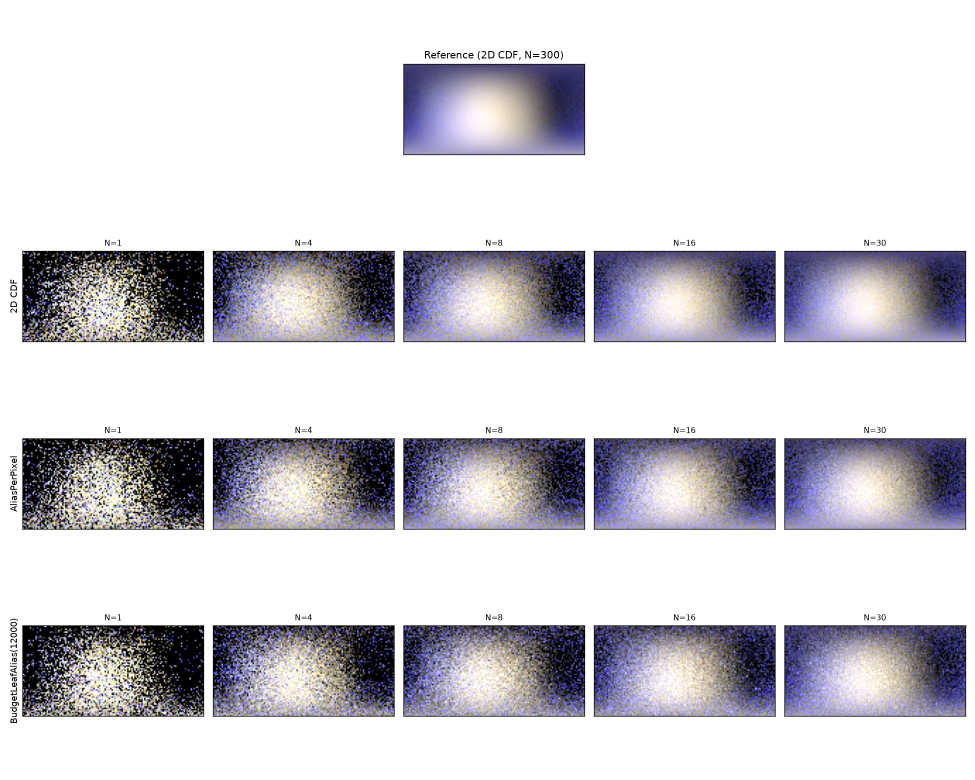
#> input picture paper-experiments/diffuse_convolution_real_scenes/convolution_grid_convergence.png, 1950 x 1560 px (shown at 1/2 size)
$ python -i diffuse_convolution.py   (imports and definitions only)
#> lines starting #> are read from the running program, lines starting #| are printed output that depends on the picture
"""
Experiment 24: diffuse (Lambertian) convolution of a scene's real emissive HDR texture via
Monte Carlo importance sampling, comparing 2D CDF, AliasPerPixel, and BudgetLeafAlias(12000)
- reusing sampling_common.py (copied from experiment23; same validated Cdf2D/AliasMethod2D/
BudgetLeafAlias2D classes - BudgetLeafAlias2D gained a `pdf_uv` method here, which experiment23
never needed since its figures only ever plotted point positions, not a full MC estimator).

For each output direction n (a full-sphere equirectangular grid, not the input HDR's own
resolution - diffuse convolution is inherently very low-frequency, so a much coarser output
grid is standard and sufficient), estimate the diffuse response of a white (albedo=1)
Lambertian surface facing n:

    L_o(n) = (1/pi) * (1/N) * sum_i [ Le(w_i) * max(0, dot(n, w_i)) / pdf_solid_angle(w_i) ]

using N environment samples drawn via whichever technique's importance sampling (proportional
to the HDR's own luminance), for N in {1,4,6,8,12,16,20,24,30}. Reference: 2D CDF at N=300.

Sampling scheme: per-pixel-AND-per-sample stratified jittered (N-rooks) 2D sampling - see
stratified_jittered_2d()'s own docstring for why. Short version: round 1 used experiment23's
fig10_repro.py approach (a shared Hammersley(N) sequence, per-pixel Cranley-Patterson
rotation) and got wildly non-monotonic AliasPerPixel RMSE vs. N (0.10 at N=16, back up to
0.21 at N=20) - every requested N (1,4,6,8,12,16,20,24,30) divides 1920x1080's texel count
exactly, the same bucket-position resonance experiment23's fig9_repro.py found, and a CP
rotation does not fix it (verified there: it preserves the exact 1/N spacing that causes it).
Switched to continuous per-pixel-and-per-sample jitter instead, which breaks the exact grid
alignment entirely rather than working around it.

Errors (FLIP, RMSE, PSNR) are computed on the tonemapped (simple gamma 2.2, shared exposure
picked from the reference) LDR image, matching this project's usual metric convention -
FLIP additionally requires LDR [0,1] input by construction.

Usage: python diffuse_convolution.py [scene_name]  (default: rover)

Output: results/experiment24/results_<scene>.json (raw numbers),
        results/experiment24/convolution_grid_<scene>.png (visual grid).
"""
import os
import sys
import json
import time
import numpy as np
import cv2
import matplotlib
# [1 line not run here, left out]
import matplotlib.pyplot as plt

sys.path.insert(0, os.path.dirname(os.path.abspath(__file__)))
from sampling_common import Cdf2D, AliasMethod2D, BudgetLeafAlias2D

REPO = r"C:\Users\Jose\Desktop\Falcor"
OUT_DIR = os.path.dirname(os.path.abspath(__file__))

# Verified directly from each scene's own .pyscene (QuadLight.createFromFile(...) call), not
# guessed - same real texture used for this project's actual calibrated real-time results.
SCENE_HDR = {
    "rover": "quadlight/road/frame_00150.hdr",
    "cinema": "quadlight/hdr/frame_00232.hdr",
    "fireplace_room": "quadlight/fireplace/4k/frame_00082.hdr",
    "phonehand": "quadlight/colors/frame_00987.hdr",
    "convergence": "quadlight/cave/frame_00221.hdr",
}

SAMPLE_COUNTS = [1, 4, 6, 8, 12, 16, 20, 24, 30]
REF_N = 300
OUT_W, OUT_H = 128, 64  # output convolution grid resolution (full-sphere equirect)
ROTATION_SEED = 0


# [5 lines left out: function load_hdr_rgb, not called in this run]


def luminance(rgb):
    return np.clip(0.2126 * rgb[..., 0] + 0.7152 * rgb[..., 1] + 0.0722 * rgb[..., 2], 1e-8, None)


# [69 lines left out: functions build_output_dirs, stratified_jittered_2d, convolve, not called in this run]


def tonemap(img, exposure):
    x = np.clip(img * exposure, 0, None)
    return np.clip(x ** (1.0 / 2.2), 0, 1)


def run(scene):
    """`scene` is either one of the 5 official scene keys (SCENE_HDR), or a raw path to any
    other .hdr file - used to test the synthetic textures from experiment22/hdr_tests/ (read
    only, never modified - those are that experiment's own search results)."""
    if scene in SCENE_HDR:
        hdr_path = os.path.join(REPO, SCENE_HDR[scene])
    else:
        hdr_path = scene if os.path.isabs(scene) else os.path.join(REPO, scene)
        scene = os.path.splitext(os.path.basename(hdr_path))[0]
    print(f"Loading {scene}: {hdr_path}")
    rgb = load_hdr_rgb(hdr_path)
    lum = luminance(rgb)
    print(f"  resolution {lum.shape}, luminance range [{lum.min():.4f}, {lum.max():.4f}]")

    cdf = Cdf2D(lum)
    alias = AliasMethod2D(lum)
    t0 = time.time()
    budget = BudgetLeafAlias2D(lum, leaf_budget=12000)
    print(f"  BudgetLeafAlias(12000): {budget.leaf_count} leaves, built in {time.time()-t0:.2f}s")

    normals = build_output_dirs(OUT_W, OUT_H)

    # [4 lines left out: function seed_for, not called in this run]

    print(f"  Reference: 2D CDF, N={REF_N}")
    ref = convolve(cdf, rgb, REF_N, normals, seed_for(REF_N))
    exposure = 1.0 / max(np.percentile(ref, 99), 1e-6)
    ref_ldr = tonemap(ref, exposure)

    import flip_evaluator as flip

    techniques = {"2D CDF": cdf, "AliasPerPixel": alias, "BudgetLeafAlias(12000)": budget}
    results = {}
    for tech_name, sampler in techniques.items():
        results[tech_name] = {}
        for N in SAMPLE_COUNTS:
            img = convolve(sampler, rgb, N, normals, seed_for(N))
            ldr = tonemap(img, exposure)
            rmse = float(np.sqrt(((ldr - ref_ldr) ** 2).mean()))
            mse = float(((ldr - ref_ldr) ** 2).mean())
            psnr = float(99.0 if mse <= 1e-12 else 10.0 * np.log10(1.0 / mse))
            _, mean_flip, _ = flip.evaluate(ref_ldr.astype(np.float32), ldr.astype(np.float32), "LDR", applyMagma=False)
            results[tech_name][N] = {"rmse": rmse, "psnr": psnr, "flip": float(mean_flip)}
            print(f"    {tech_name:24s} N={N:3d}: RMSE={rmse:.5f} PSNR={psnr:.2f} FLIP={mean_flip:.5f}")

    out_json = os.path.join(OUT_DIR, f"results_{scene}.json")
    with open(out_json, "w") as f:
        json.dump(results, f, indent=2)
    print("Saved", out_json)

    # Visual grid: ONE reference panel on its own row (not repeated per column - an earlier
    # version wrongly plotted the same reference image into every column, which read as "5
    # different references"), then technique x N below it.
    show_ns = [1, 4, 8, 16, 30]
    n_rows = len(techniques) + 1
    n_cols = len(show_ns)
    fig = plt.figure(figsize=(3 * n_cols, 3 * n_rows))
    gs = fig.add_gridspec(n_rows, n_cols)

    ax_ref = fig.add_subplot(gs[0, n_cols // 2])
    ax_ref.imshow(ref_ldr)
    ax_ref.set_title(f"Reference (2D CDF, N={REF_N})", fontsize=11)
    ax_ref.set_xticks([]); ax_ref.set_yticks([])

    for ri, (tech_name, sampler) in enumerate(techniques.items(), start=1):
        for ci, N in enumerate(show_ns):
            img = convolve(sampler, rgb, N, normals, seed_for(N))
            ldr = tonemap(img, exposure)
            ax = fig.add_subplot(gs[ri, ci])
            ax.imshow(ldr)
            ax.set_xticks([]); ax.set_yticks([])
            if ci == 0:
                ax.set_ylabel(tech_name, fontsize=10)
            ax.set_title(f"N={N}", fontsize=9)
    plt.tight_layout()
    out_png = os.path.join(OUT_DIR, f"convolution_grid_{scene}.png")
    plt.savefig(out_png, dpi=130)
    plt.close(fig)
    print("Saved", out_png)

    return results


# [3 lines not run here, left out]

>>> import cv2
>>> picture = cv2.imread('convolution_grid_convergence.png', cv2.IMREAD_GRAYSCALE)
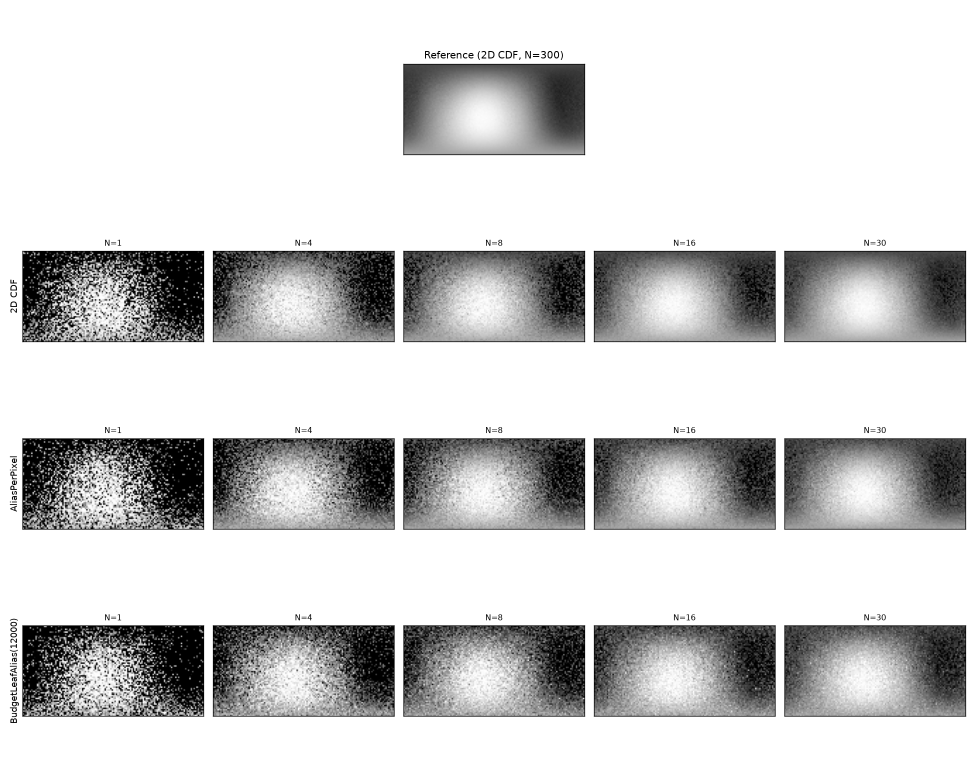
#> picture: shape (1560, 1950) (shown at 1/2 size); min 0, max 255, mean 207
#> (the run stopped early here; a loop or call above may not have finished)
